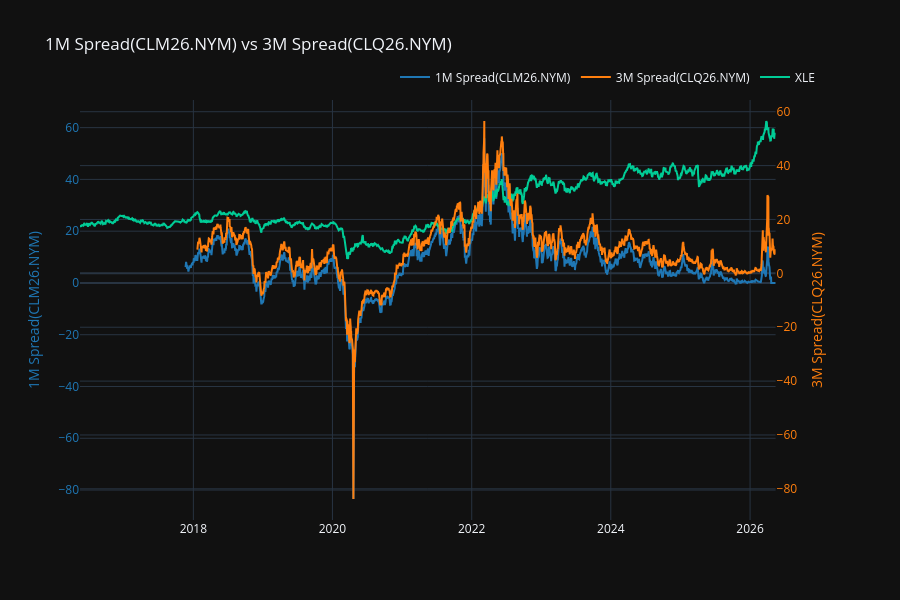

The notebook cell saved with this chart:
### Code cell
kw = {1:'F', 2:'G', 3:'H', 4:'J', 5:'K', 6:'M', 7:'N', 8:'Q', 9:'U', 10:'V', 11:'X', 12:'Z'}
yy = str(clock.year)[-2:]

bk1 = get_futures_ticker(clock, 1)
bk3 = get_futures_ticker(clock, 3)
data = yf.Tickers(['CL=F', bk1, bk3]).history(period='10y', interval='1d')['Close']
bk1_spread = data['CL=F'] - data[bk1]
bk3_spread = data['CL=F'] - data[bk3]
rel = lw.DualRelation(bk1_spread, bk3_spread, indicator_name=f'1M Spread({bk1})', asset_name=f'3M Spread({bk3})')
fig = rel.plotly()
fig.add_trace(go.Scatter(
    x=asset['XLE']['close'].index,
    y=asset['XLE']['close'],
    name='XLE',
    xhoverformat='%Y-%m-%d'
))
fig.update_layout(height=600)

### Figure 1 — Plotly figure (JSON) as saved in the notebook; plotly's stock layout.template omitted (floating-point values rounded to 4 significant figures; data arrays with more than 128 entries replaced by an {"elided": "..."} marker saying what was removed)
{"data": [{"hovertemplate": "1M Spread(CLM26.NYM): %{y}<extra></extra>", "line": {"color": "#1f77b4"}, "name": "1M Spread(CLM26.NYM)", "type": "scatter", "x": {"elided": "2516 str values"}, "xaxis": "x", "xhoverformat": "%Y-%m-%d", "y": {"elided": "2516 float values"}, "yaxis": "y"}, {"hovertemplate": "3M Spread(CLQ26.NYM): %{y}<extra></extra>", "line": {"color": "#ff7f0e"}, "name": "3M Spread(CLQ26.NYM)", "type": "scatter", "x": {"elided": "2516 str values"}, "xaxis": "x", "xhoverformat": "%Y-%m-%d", "y": {"elided": "2516 float values"}, "yaxis": "y2"}, {"name": "XLE", "type": "scatter", "x": {"elided": "2514 str values"}, "xhoverformat": "%Y-%m-%d", "y": {"elided": "2514 float values"}}], "layout": {"height": 600, "hovermode": "x unified", "legend": {"orientation": "h", "x": 1, "xanchor": "right", "y": 1.02, "yanchor": "bottom"}, "title": {"text": "1M Spread(CLM26.NYM) vs 3M Spread(CLQ26.NYM)"}, "xaxis": {"anchor": "y", "domain": [0, 0.94], "range": ["2016-05-16T00:00:00", "2026-05-15T00:00:00"]}, "yaxis": {"anchor": "x", "color": "#1f77b4", "domain": [0, 1], "title": {"text": "1M Spread(CLM26.NYM)"}}, "yaxis2": {"anchor": "x", "color": "#ff7f0e", "overlaying": "y", "side": "right", "title": {"text": "3M Spread(CLQ26.NYM)"}}}}
